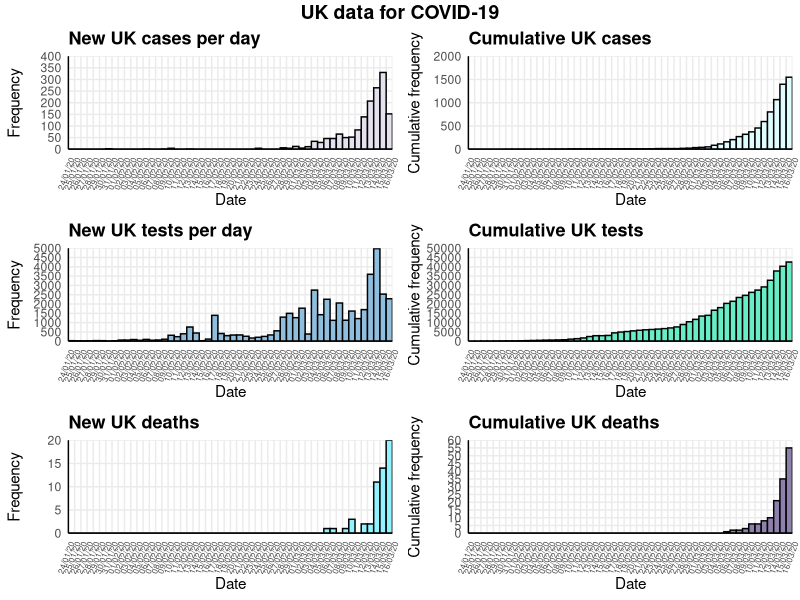
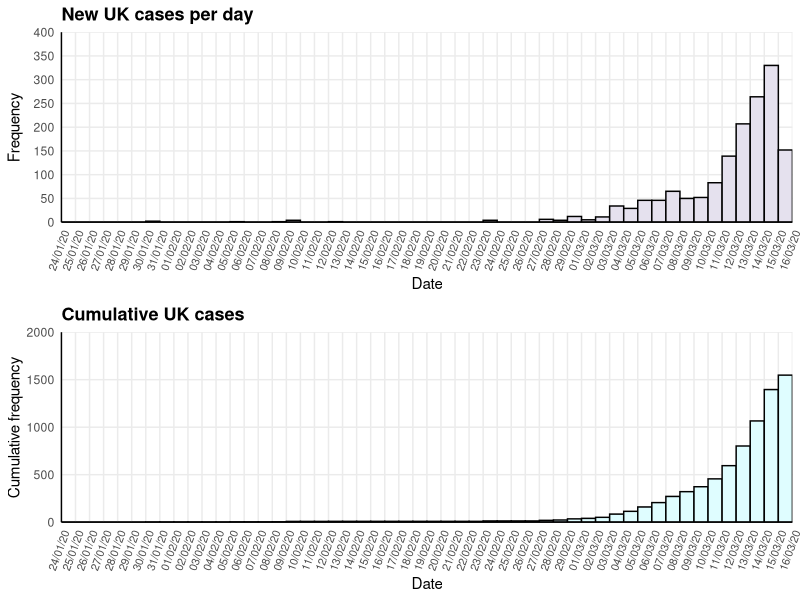
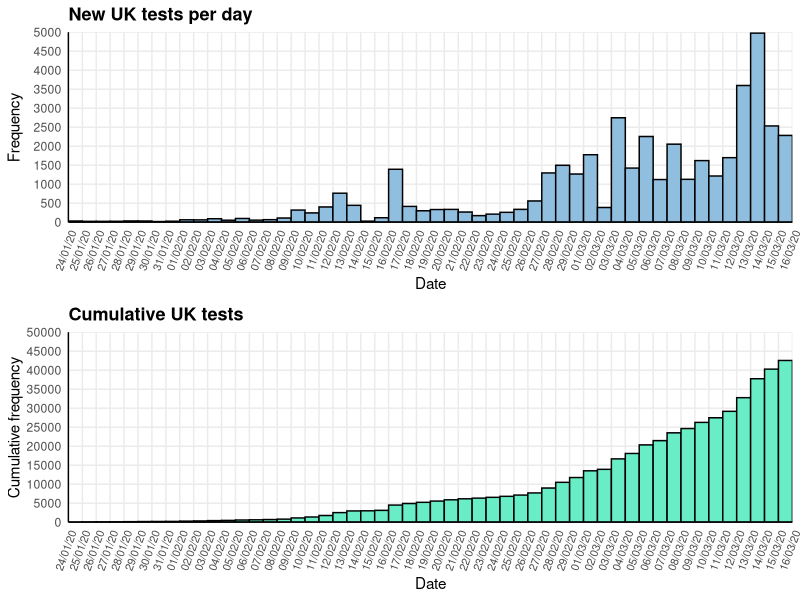
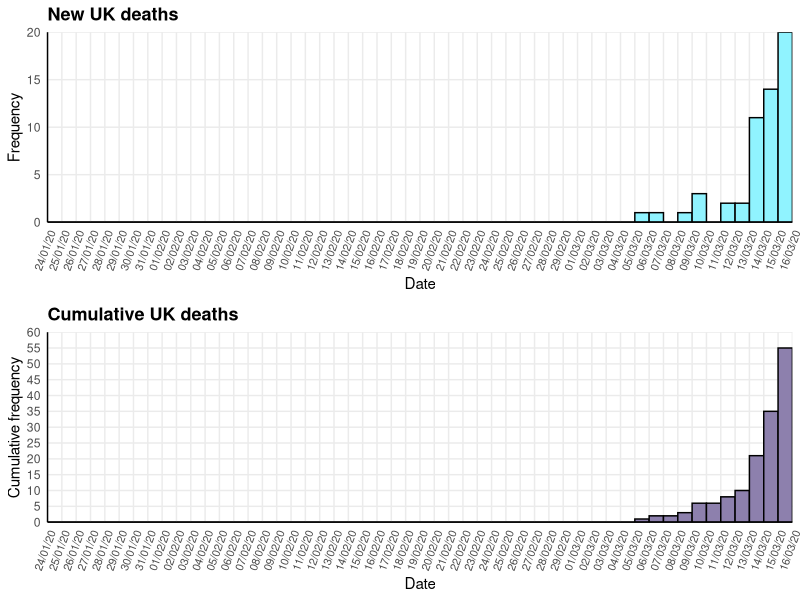

The R source for these figures, in order:
## Exploration of UK COVID-19 data
## Emma Doughty (e.doughty6@gmail.com)

# Install libraries if necessary
#if(!require(ggpubr)) install.packages("ggpubr")
#if(!require(tidyverse)) install.packages("tidyverse")
#if(!require(scales)) install.packages("scales")

# Load libraries
library(readr)
library(tidyr)
library(plyr)
library(ggplot2)
library(scales)
library(ggpubr)

#Load data
COVID19_by_day <- read_csv("Data/COVID19_by_day.csv")
COVID19_by_day$Date <- as.Date(COVID19_by_day$Date, format = "%d/%m/%y")
COVID19_by_day <- COVID19_by_day[order(COVID19_by_day$Date),]

#### Generate plots ####

#### CASES per day ####
# Read in new cases per day from summarised data, format date correctly
df_NewCases <- data.frame(Date=c(COVID19_by_day$Date), ntimes=c(COVID19_by_day$NewCases))
df_NewCases <- as.data.frame(lapply(df_NewCases, rep, df_NewCases$ntimes))

# Plot number of NEW CASES per day
NewCases_Sigfig <- signif(max(COVID19_by_day$NewCases))
NewCases_Factor <- 10^(floor(log10(NewCases_Sigfig)))
NewCases_Max <- round_any(max(COVID19_by_day$NewCases), NewCases_Factor, f=ceiling)
NewCases_Breaks <- ceiling(NewCases_Factor/2)

plot_NewCases <- ggplot(data=df_NewCases, aes(x=df_NewCases$Date)) +
  geom_histogram(binwidth=1, boundary = 1, colour="black", fill= "#E5E1EE") +
  scale_x_date(labels = date_format("%d/%m/%y"), expand = c(0, 0), 
               limits = c(min(COVID19_by_day$Date)-1, max(COVID19_by_day$Date)),
               breaks = seq(min(COVID19_by_day$Date)-1, max(COVID19_by_day$Date), 1)) +
  scale_y_continuous(limits = c(0, NewCases_Max), 
                     breaks = seq(0, NewCases_Max, NewCases_Breaks),
                     expand = c(0, 0)) +
  ylab("Frequency") + xlab("Date")+
  ggtitle("New UK cases per day") +
  theme_minimal() +
  theme(plot.title = element_text(size=13, face="bold"),
        axis.line = element_line(colour = "black"),
        axis.text.x = element_text(angle = 70, hjust = 1, vjust = 1), 
        panel.grid.minor = element_blank())

# Plot CUMULATIVE CASES per day
CumCases_Sigfig <- signif(sum(COVID19_by_day$NewCases))
CumCases_Factor <- 10^(floor(log10(CumCases_Sigfig)))
CumCases_Max <- round_any(sum(COVID19_by_day$NewCases), CumCases_Factor, f=ceiling)
CumCases_Breaks <- ceiling(CumCases_Factor/2)

plot_CumCases <- ggplot(data=df_NewCases, aes(x=df_NewCases$Date)) + 
  geom_histogram(aes(y = cumsum(..count..)), binwidth=1, 
                 boundary = 1, colour="black", fill= "#DFFDFF") +
  scale_x_date(labels = date_format("%d/%m/%y"), expand = c(0, 0), 
               limits = c(min(COVID19_by_day$Date)-1, max(COVID19_by_day$Date)),
               breaks = seq(min(COVID19_by_day$Date)-1, max(COVID19_by_day$Date), 1)) +
  scale_y_continuous(limits = c(0, CumCases_Max), 
                     breaks = seq(0, CumCases_Max, CumCases_Breaks), expand = c(0, 0)) +
  ylab("Cumulative frequency") + xlab("Date") +
  ggtitle("Cumulative UK cases") +
  theme_minimal() +
  theme(plot.title = element_text(size=13, face="bold"),
        axis.line = element_line(colour = "black"),
        axis.text.x = element_text(angle = 70, hjust = 1, vjust = 1), 
        panel.grid.minor = element_blank())


#### TESTS per day ####
# Read in new tests per day from summarised data, format date correctly
df_NewTests <- data.frame(Date=c(COVID19_by_day$Date), ntimes=c(COVID19_by_day$NewTests))
df_NewTests<- as.data.frame(lapply(df_NewTests, rep, df_NewTests$ntimes))

# Plot NEW TESTS per day #
NewTests_Sigfig <- signif(max(COVID19_by_day$NewTests))
NewTests_Factor <- 10^(floor(log10(NewTests_Sigfig)))
NewTests_Max <- round_any(max(COVID19_by_day$NewTests), NewTests_Factor, f=ceiling)
NewTests_Breaks <- ceiling(NewTests_Factor/2)

plot_NewTests <- ggplot(data=df_NewTests, aes(x=df_NewTests$Date)) + 
  geom_histogram(binwidth=1, boundary = 1, colour="black", fill= "#90BEDE") +
  scale_x_date(labels = date_format("%d/%m/%y"), expand = c(0, 0), 
               limits = c(min(COVID19_by_day$Date)-1, max(COVID19_by_day$Date)),
               breaks = seq(min(COVID19_by_day$Date)-1, max(COVID19_by_day$Date), 1)) +
  scale_y_continuous(limits = c(0, NewTests_Max), 
                     breaks = seq(0, NewTests_Max, NewTests_Breaks), expand = c(0, 0)) +
  ylab("Frequency") + xlab("Date") +
  ggtitle("New UK tests per day") +
  theme_minimal() +
  theme(plot.title = element_text(size=13, face="bold"),
        axis.line = element_line(colour = "black"),
        axis.text.x = element_text(angle = 70, hjust = 1, vjust = 1), 
        panel.grid.minor = element_blank())

# Plot CUMULATIVE TESTS per day
CumTests_Sigfig <- signif(sum(COVID19_by_day$NewTests))
CumTests_Factor <- 10^(floor(log10(CumTests_Sigfig)))
CumTests_Max <- round_any(sum(COVID19_by_day$NewTests), CumTests_Factor, f=ceiling)
CumTests_Breaks <- ceiling(CumTests_Factor/2)

plot_CumTests <- ggplot(data=df_NewTests, aes(x=df_NewTests$Date)) + 
  geom_histogram(aes(y = cumsum(..count..)), binwidth=1, 
                 boundary = 1, colour="black", fill= "#68EDC6") +
  scale_x_date(labels = date_format("%d/%m/%y"), expand = c(0, 0), 
               limits = c(min(COVID19_by_day$Date)-1, max(COVID19_by_day$Date)),
               breaks = seq(min(COVID19_by_day$Date)-1, max(COVID19_by_day$Date), 1)) +
  scale_y_continuous(limits = c(0, CumTests_Max), 
                     breaks = seq(0, CumTests_Max, CumTests_Breaks),  expand = c(0, 0)) +
  ylab("Cumulative frequency") + xlab("Date") +
  ggtitle("Cumulative UK tests") +
  theme_minimal() +
  theme(plot.title = element_text(size=13, face="bold"),
        axis.line = element_line(colour = "black"),
        axis.text.x = element_text(angle = 70, hjust = 1, vjust = 1), 
        panel.grid.minor = element_blank())


#### DEATHS per day ####
# Read in DEATHS per day from summarised data, format date correctly
df_NewDeaths <- data.frame(Date=c(COVID19_by_day$Date), ntimes=c(COVID19_by_day$NewDeaths))
df_NewDeaths <- as.data.frame(lapply(df_NewDeaths, rep, df_NewDeaths$ntimes))

# Plot NEW DEATHS per day #
NewDeaths_Sigfig <- signif(max(COVID19_by_day$NewDeaths))
NewDeaths_Factor <- 10^(floor(log10(NewDeaths_Sigfig)))
NewDeaths_Max <- round_any(max(COVID19_by_day$NewDeaths), NewDeaths_Factor, f=ceiling)
NewDeaths_Breaks <- ceiling(NewDeaths_Factor/2)

plot_NewDeaths <- ggplot(data=df_NewDeaths, aes(x=df_NewDeaths$Date)) + 
  geom_histogram(binwidth=1, boundary = 1, colour="black", fill= "#90F3FF") +
  scale_x_date(labels = date_format("%d/%m/%y"), expand = c(0, 0), 
               limits = c(min(COVID19_by_day$Date)-1, max(COVID19_by_day$Date)),
               breaks = seq(min(COVID19_by_day$Date)-1, max(COVID19_by_day$Date), 1)) +
  scale_y_continuous(limits = c(0, NewDeaths_Max), 
                     breaks = seq(0, NewDeaths_Max, NewDeaths_Breaks), expand = c(0, 0)) +
  ylab("Frequency") + xlab("Date") +
  ggtitle("New UK deaths") +
  theme_minimal() +
  theme(plot.title = element_text(size=13, face="bold"),
        axis.line = element_line(colour = "black"),
        axis.text.x = element_text(angle = 70, hjust = 1, vjust = 1), 
        panel.grid.minor = element_blank())

# Plot CUMULATIVE DEATHS per day
CumDeaths_Sigfig <- signif(sum(COVID19_by_day$NewDeaths))
CumDeaths_Factor <- 10^(floor(log10(CumDeaths_Sigfig)))
CumDeaths_Max <- round_any(sum(COVID19_by_day$NewDeaths), CumDeaths_Factor, f=ceiling)
CumDeaths_Breaks <- ceiling(CumDeaths_Factor/2)

plot_CumDeaths <- ggplot(data=df_NewDeaths, aes(x=df_NewDeaths$Date)) + 
  geom_histogram(aes(y = cumsum(..count..)), binwidth=1, boundary = 1, 
                 colour="black", fill= "#8D80AD") +
  scale_x_date(labels = date_format("%d/%m/%y"), expand = c(0, 0), 
               limits = c(min(COVID19_by_day$Date)-1, max(COVID19_by_day$Date)),
               breaks = seq(min(COVID19_by_day$Date)-1, max(COVID19_by_day$Date), 1)) +
  scale_y_continuous(limits = c(0,CumDeaths_Max), 
                     breaks = seq(0, CumDeaths_Max, CumDeaths_Breaks), expand = c(0, 0)) +
  ylab("Cumulative frequency") + xlab("Date") +
  ggtitle("Cumulative UK deaths") +
  theme_minimal() +
  theme(plot.title = element_text(size=13, face="bold"),
        axis.line = element_line(colour = "black"),
        axis.text.x = element_text(angle = 70, hjust = 1, vjust = 1), 
        panel.grid.minor = element_blank())


#### Generate plots ####
# Cases, tests and deaths summary figure
Sum_figure <- ggarrange(plot_NewCases + font("x.text", size = 6), 
                    plot_CumCases + font("x.text", size = 6), 
                    plot_NewTests + font("x.text", size = 6), 
                    plot_CumTests + font("x.text", size = 6), 
                    plot_NewDeaths + font("x.text", size = 6), 
                    plot_CumDeaths + font("x.text", size = 6),
          ncol = 2, nrow = 3, align = "hv")

Sum_figure <- annotate_figure(Sum_figure,
                top = text_grob("UK data for COVID-19", face = "bold", size = 14))

pdf("Summary_plot.pdf", height = 8.27, width = 11.69)
Sum_figure
dev.off()

# Cases per day figure
Cases_figure <- ggarrange(plot_NewCases + font("x.text", size = 8), 
                          plot_CumCases + font("x.text", size = 8), 
                          ncol = 1, nrow = 2, align = "hv")

pdf("Cases_plot.pdf", height = 8.27, width = 11.69)
Cases_figure
dev.off()

# Tests per day figure
Tests_figure <- ggarrange(plot_NewTests + font("x.text", size = 8), 
                          plot_CumTests + font("x.text", size = 8), 
                          ncol = 1, nrow = 2, align = "hv")

pdf("Tests_plot.pdf", height = 8.27, width = 11.69)
Tests_figure
dev.off()

# Deaths per day figure
Deaths_figure <- ggarrange(plot_NewDeaths + font("x.text", size = 8), 
                           plot_CumDeaths + font("x.text", size = 8), 
                           ncol = 1, nrow = 2, align = "hv")

pdf("Deaths_plot.pdf", height = 8.27, width = 11.69)
Deaths_figure
dev.off()
